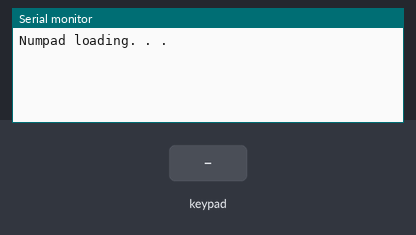
Simulated run of this sketch. Board: Arduino Leonardo, built with avr-gcc and run on an emulated ATmega32U4. On the bench: the last lines printed to the serial monitor. Wiring (inferred from the names in the program): 5×4 keypad (labels assumed): rows pin 6, pin 7, pin 10, pin 8, pin 9; columns pin 2, pin 3, pin 4, pin 5. Inputs (shaded band) come from the test bench. USB keyboard and mouse output is not drawn.

Above: at 3.2 s.
3.3 s: key '1' pressed
At 4.0 s:
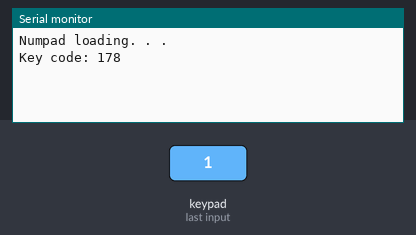
4.8 s: keypad keys 2 3 4 5 pressed 0.4 s apart
At 7.2 s:
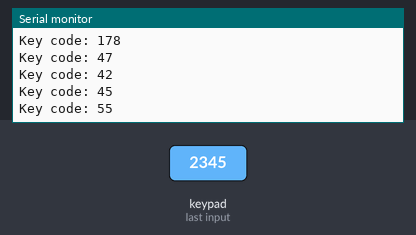
7.9 s: key '6' pressed
At 8.6 s:
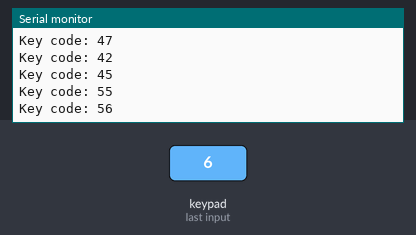
9.4 s: keypad keys 2 3 4 5 A pressed 0.4 s apart
At 12.1 s:
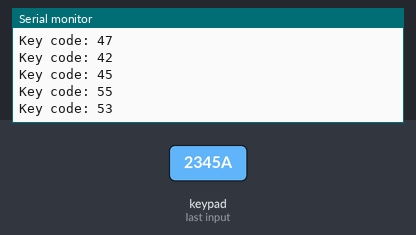
Timing chart, 0 to 13.6 s (numbered marks = the images above; inputs shaded):
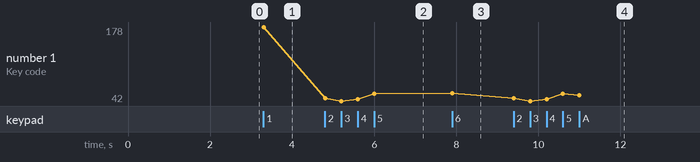

The sketch:

Arduino_Numpad_final1.ino
```cpp
#include <Keyboard.h>

#define ROWS 5
#define COLS 4

byte rowPins[ROWS] = {6, 7, 10, 8, 9};
byte colPins[COLS] = {2, 3, 4, 5};

// HID codes for special keys, normal characters stay as 0-127
uint8_t layout[ROWS][COLS] = {
  {KEY_BACKSPACE, '/', '*', '-'},       // 'n' → NumLock
  {'7', '8', '9', '+'},
  {'4', '5', '6', '\0'},
  {'1', '2', '3', KEY_KP_ENTER},      // Enter on last key
  {'0', '\0', KEY_DELETE, '\0'}       // 'd' → Delete
};

int keyDown[ROWS][COLS] = {0};

void setup() {
  Serial.begin(9600);
  delay(2000);

  Serial.println("Numpad loading. . .");
  Keyboard.begin();

  for (int r = 0; r < ROWS; r++) {
    pinMode(rowPins[r], OUTPUT);
    digitalWrite(rowPins[r], HIGH);
  }

  for (int c = 0; c < COLS; c++) {
    pinMode(colPins[c], INPUT_PULLUP);
  }
}

void loop() {
  for (int r = 0; r < ROWS; r++) {
    digitalWrite(rowPins[r], LOW);
    delayMicroseconds(5);

    for (int c = 0; c < COLS; c++) {
      if (digitalRead(colPins[c]) == LOW) {     // pressed
        if (keyDown[r][c] == 0) {               // first press
          uint8_t code = layout[r][c];
          Serial.print("Key code: ");
          Serial.println(code);

          // If code >= 128, treat as HID, otherwise as normal character
          if (code >= 128 || code == KEY_DELETE || code == KEY_BACKSPACE || code == KEY_KP_ENTER) {
            Keyboard.press(code);
            delay(5);
            Keyboard.release(code);
          } else if (code != '\0') {
            Keyboard.write(code);
          }
        }
        keyDown[r][c] = 1;

      } else {
        keyDown[r][c] = 0;
      }
    }

    digitalWrite(rowPins[r], HIGH);
    delay(2);
  }
}
```

Measured:
- after the input at 3.3 s, the serial monitor: prints a new line at once (image 1)
- after the input at 4.8 s, the serial monitor: prints a new line at once (image 2)
- after the input at 7.9 s, the serial monitor: prints a new line at once (image 3)
- after the input at 9.4 s, the serial monitor: prints a new line at once (image 4)
- plotted number 1: 178 → 55 after the input at 4.8 s, 55 → 56 after the input at 7.9 s, 56 → 53 after the input at 9.4 s
